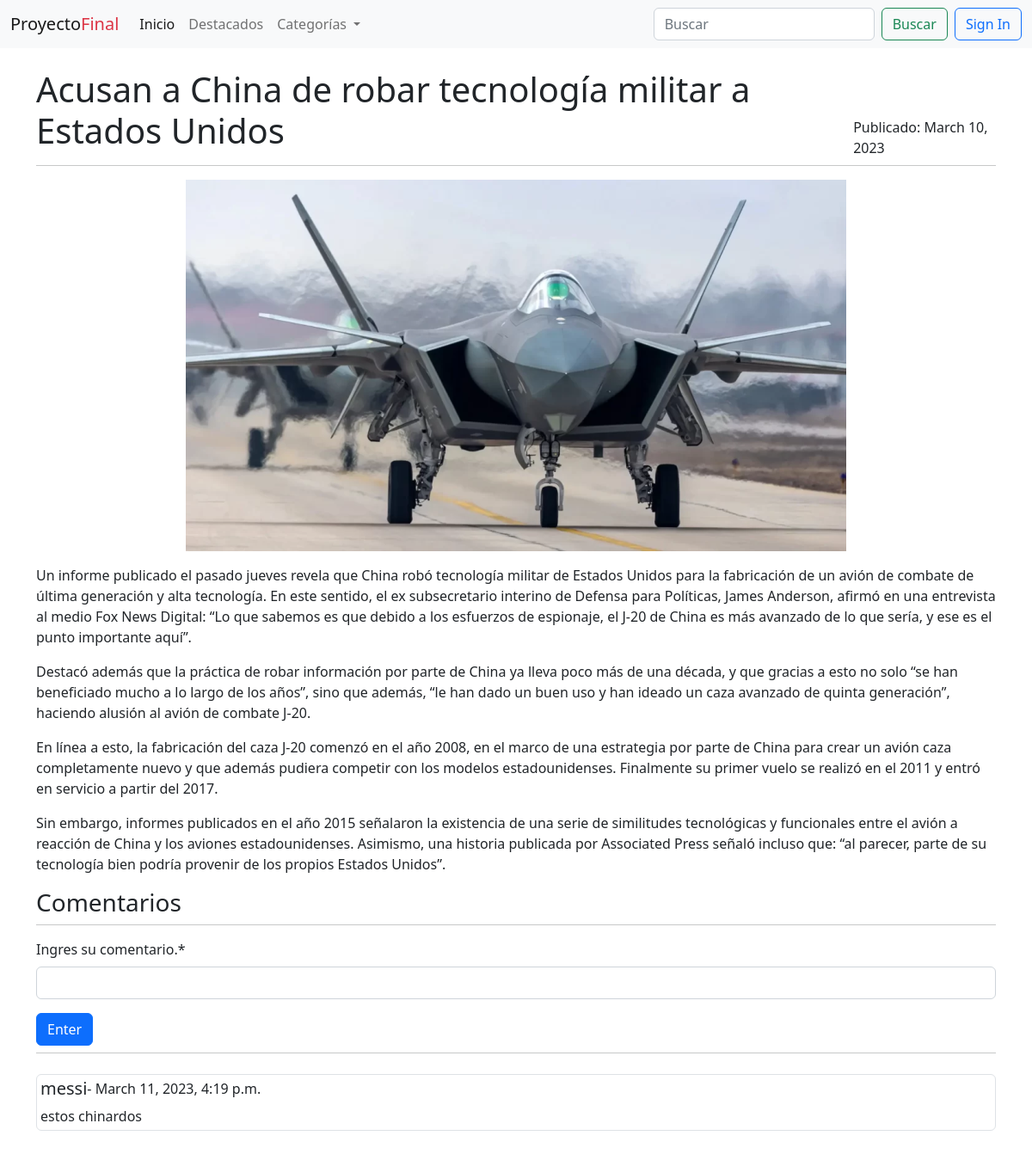
The page /post/china-tecnologia on the database its author committed.
### blogs/models.py (models this page shows, shortened)
class Post(models.Model):
    titulo = models.CharField(max_length=300)
    slug = models.SlugField(unique=True)
    overview = models.TextField()
    date_created = models.DateTimeField(auto_now=True)
    contenido = models.TextField()
    autor = models.ForeignKey(settings.AUTH_USER_MODEL, on_delete=models.PROTECT)
    categorias = models.ManyToManyField('Categoria')
    featured = models.BooleanField(default=True)
    imagen = models.ImageField(upload_to='post_imagenes/' ,blank=True, null=True)
    pub_date = models.DateTimeField(default=timezone.now)
    class meta:
        ordering = ["-date_created"]

class Comment(models.Model):
    content = models.TextField(max_length=1000, help_text='Ingres un comentario.')
    author = models.ForeignKey(settings.AUTH_USER_MODEL, on_delete=models.SET_NULL, null=True)
    post_date = models.DateTimeField(auto_now_add=True)
    post = models.ForeignKey(Post, on_delete=models.CASCADE)
    class Meta:
        ordering = ['-post_date']

### users/models.py (models this page shows)
class user(AbstractUser):
    def __str__(self):
        return f'{self.last_name}, {self.first_name}'

### blogs/views.py (the view, shortened to what this page needs)
# urls.py: path('post/<slug:slug>', views.PostView.as_view(), name='post'),
class PostView(View):
    def get(self, request, *args, **kwargs):
        view = PostDetailView.as_view()
        return view(request, *args, **kwargs)

### blogs/forms.py
class PostCommentForm(forms.ModelForm):
    content = forms.CharField(label='Ingres su comentario.')
    class Meta:
        model = Comment
        fields = ['content']

### blogs/context_.py (called while the page is built)
def categorias_(request):
    categorias = Categoria.objects.all()
    return {
        'categorias':categorias
    }

### blogs/templatetags/markdown_extras.py (called while the page is built)
@register.filter()
@stringfilter
def markdown(value):
    return md.markdown(value)

### blogs/views.py (called while the page is built)
    def get_context_data(self, **kwargs):
        context = super().get_context_data(**kwargs)
        context['form'] = PostCommentForm()
        return context

### blogs/templates/blogs/post_detail.html (shortened to what this page needs)
{% extends 'base.html' %}
{% load markdown_extras %}
{% load crispy_forms_tags %}
{% block content %}
<div class="container-xxl bd-gutter mt-3 my-md-4 bd-layout">
    <main class="container">
        <div class="row g-5">
            <div class="col-md-12">
                <div class="row">
                    <div class="d-flex justify-content-between">
                        <h1>{{ post.titulo }}</h1>
                        <div class="align-self-end">Publicado: {{ post.pub_date.date }}</div>
                    </div>
                </div>
                <hr class="d-none d-md-block my-2 mb-3 mt-2">
                {% if post.imagen %}
                    <div class="text-center">
                        <img src="{{ post.imagen.url }}" class="img-fluid" alt="image">
                    </div>
                {% endif %}
                <p>{{ post.contenido | markdown | safe }}</p>
                <h3 id="comments-section">Comentarios</h3>
                <hr class="d-none d-md-block my-2 mb-3 mt-2">
                <form method="post">
                    {{ form|crispy }}
                    <button class="btn btn-primary" type="submit">Enter</button>
                </form>
                <hr class="d-none d-md-block my-2 mb-3 mt-2">
                {% for comment in post.comment_set.all %}
                    <div class="mt-4 mb-2 border border-opacity-10 rounded p-1">
                        <div class="row">
                            <div class="col-8 d-flex">
                                <h5>{{ comment.author.username }}</h5>
                                <span>- {{ comment.post_date }}</span>
                            </div>
                            <div class="col-4 text-end">
                            </div>
                        </div>
                        {{ comment.content }}
                    </div>
                {% endfor %}
            </div>
        </div>
    </main>
</div>
{% endblock content %}

### rows shown on the page
Post: titulo "Acusan a China de robar tecnología militar a Estados Unidos", pub_date "March 10, 2023", imagen (picture), contenido "Un informe publicado el pasado jueves revela que China robó tecnología militar de Estados Unidos para la fabricación de un avión de combate de última generación y alta tecnología. En este sentido, el ex subsecretario interino de Defensa para Políticas, James Anderson, afirmó en una entrevista al medio Fox News Digital: “Lo que sabemos es que debido a los esfuerzos de espionaje, el J-20 de China es más avanzado de lo que sería, y ese es el punto importante aquí”. Destacó además que la práctica de robar información por parte de China ya lleva poco más de una década, y que gracias a esto no solo “se han beneficiado mucho a lo largo de los años”, sino que además, “le han dado un buen uso y han…"
Comment: author.username "messi", post_date "March 11, 2023, 4:19 p.m.", content "estos chinardos"
